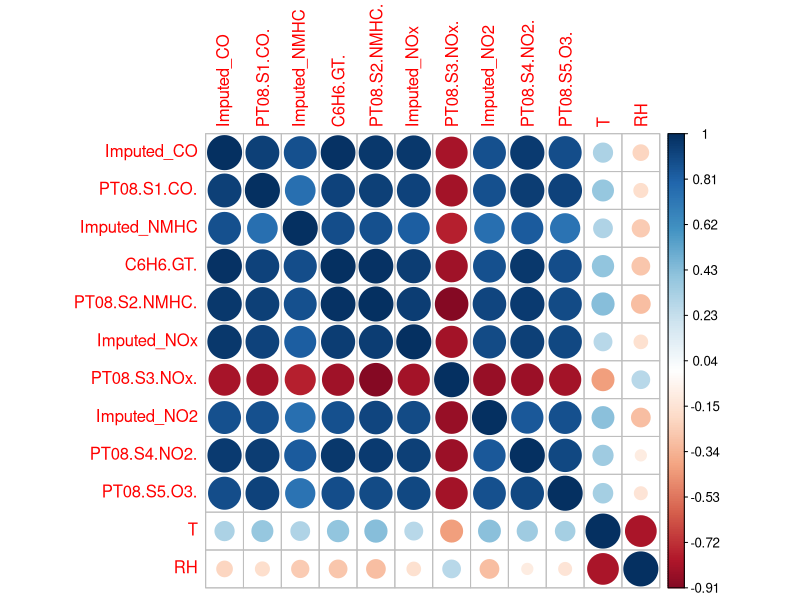
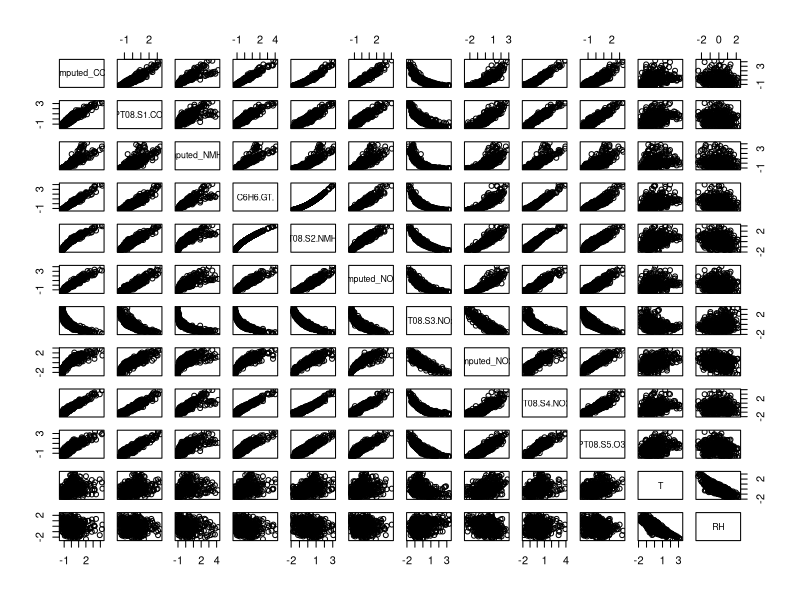
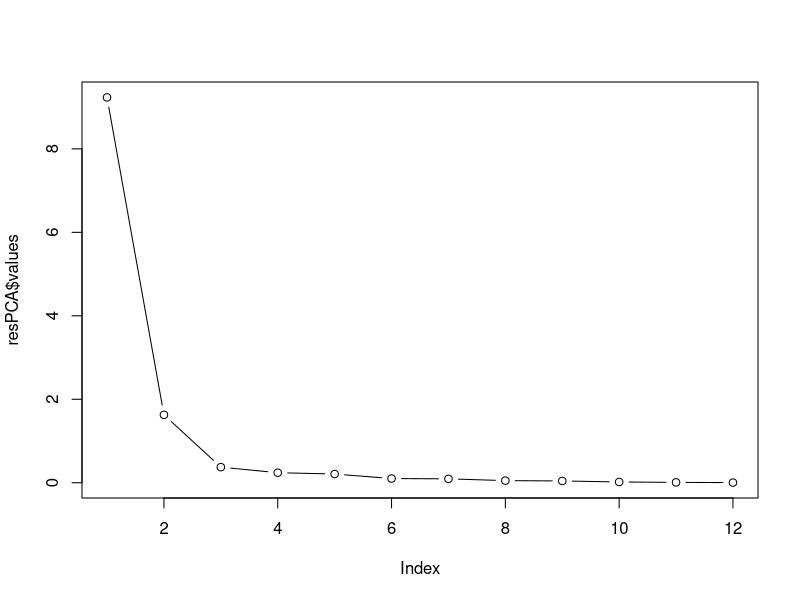
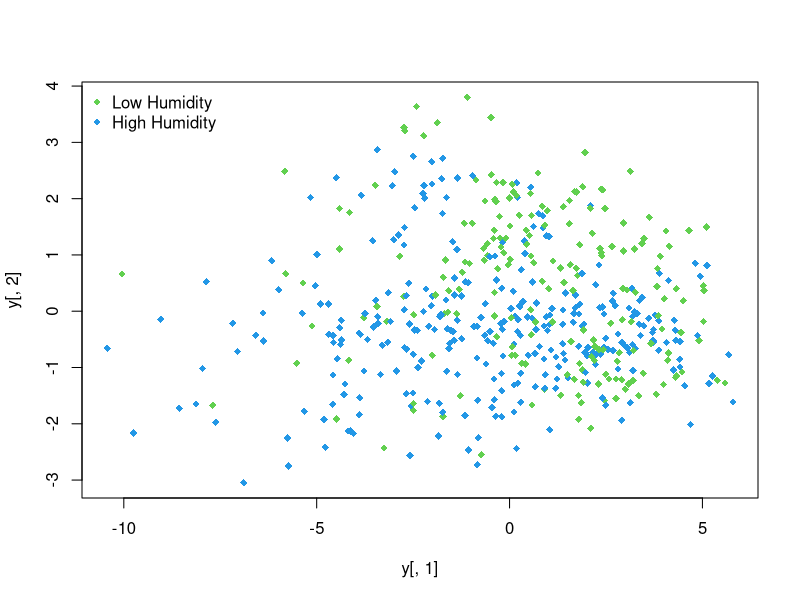
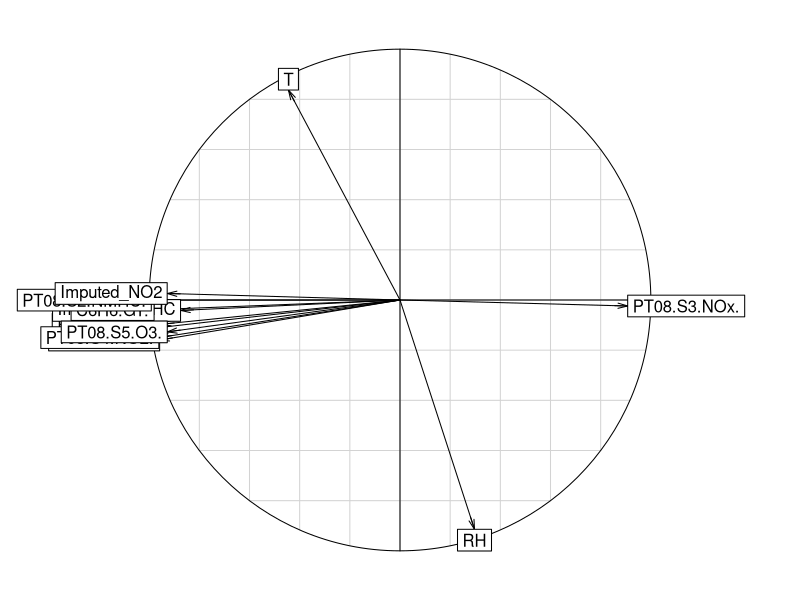

Source code (R) for these figures, in order:
# MATH2021-1 - High-dimensional statistics
# University of Liège
# Academic year 2022-2023
# Project : Exploratory data analysis
# File : dim_reduc.r
# Authors :
#     - Merle Corentin 
#     - Jad Akkawi

library(corrplot)

################################################################################

# Standardize dataframe function

standardizeDF <- function(x) {
  
  new_columns = c()
  
  for (name in names(x)) {
    new_col = (x[name]-mean(as.matrix(x[name])))/sd(as.matrix(x[name]))
    new_columns = append(new_columns, new_col, after=length(new_columns))
  }
  
  return(data.frame(new_columns))
}

################################################################################

air_quality_data = read.table('cleanAirQuality.csv', sep=";", 
                              header=TRUE, stringsAsFactors=TRUE)

AH_bin = subset (air_quality_data, select = c(AH_bin))
date_filter = subset (air_quality_data, select = c(Date))
air_quality_data = subset (air_quality_data, select = c(-AH_bin, -Date, -Time))
air_quality_data = standardizeDF(air_quality_data)

summary(air_quality_data)

C <- cor(air_quality_data)
S <- var(air_quality_data)
corrplot(S, is.corr=FALSE)

# Save
# dev.copy(pdf, paste("Plots/corrplot_DR.pdf", sep=""), 
#         width=20, height=11) 
# dev.off()

pairs(air_quality_data)

# Save
# dev.copy(pdf, paste("Plots/pairs.pdf", sep=""), 
#          width=20, height=11) 
# dev.off()

# Trace: sum of diagonal values
TotS<-sum(diag(S))
TotS

resPCA<-eigen(S)
resPCA 

cbind(resPCA$values,resPCA$values/TotS,cumsum(resPCA$values/TotS))

plot(resPCA$values,type="b")

# Save
# dev.copy(pdf, paste("Plots/plot(resPCA$values).pdf", sep=""), 
#          width=20, height=11) 
# dev.off()
################ air_quality_data = air_quality_data which(date in 7 to 12 and 17 to 21)
y<-as.matrix(air_quality_data) %*% resPCA$vectors
plot(y[,1],y[,2], col=as.matrix(AH_bin)+3, pch = 18)
legend("topleft", legend = c("Low Humidity ", "High Humidity"), col = 3:4, pch = 18, bty = "n")

# identify(y[,1],y[,2]) 

# Save
# dev.copy(pdf, paste("Plots/plot(y[,1],y[,2]).pdf", sep=""), 
#          width=20, height=11) 
# dev.off()

res <- princomp(air_quality_data)
summary(res)
res$loadings

library(ade4)
#Selection of the two PC, e.g. PC 1 and PC2: 
rescor<-cor(as.matrix(air_quality_data), y)[,1:2]
s.corcircle(rescor)

# Save
# dev.copy(pdf, paste("Plots/s.corcircle(rescor).pdf", sep=""), 
#          width=20, height=11) 
# dev.off()
